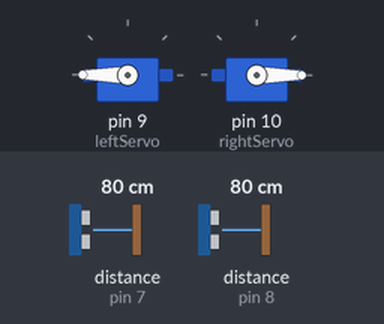
The sketch below on a simulated Arduino Uno, built with avr-gcc and run on an emulated ATmega328P. Parts: 2 × servo. Inputs (shaded band) come from the test bench; at power-on: distance to the obstacle (sensors on pin 7, pin 8) 80 cm. Random numbers use the default seed unless the sketch sets one; what the sketch prints to the serial monitor is not drawn.

Above: at 4.2 s.
4.3 s: distance to the obstacle (sensor on pin 7) set to 6 cm
At 4.57 s:
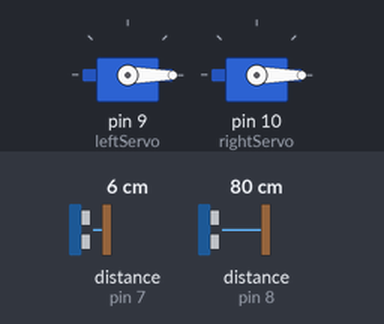
7.3 s: distance to the obstacle (sensor on pin 7) set to 3 cm
At 7.55 s:
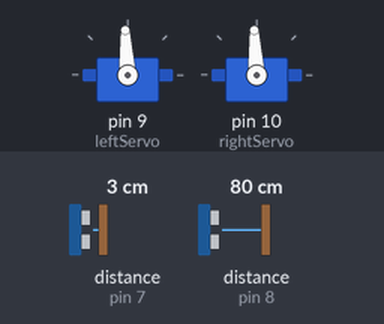
10.3 s: distance to the obstacle (sensor on pin 7) set to 120 cm
At 11.18 s:
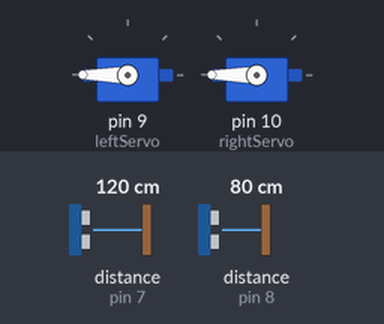
13.3 s: distance to the obstacle (sensor on pin 8) set to 2 cm
16.3 s: distance to the obstacle (sensor on pin 8) set to 299 cm
Timing chart, 0 to 20.3 s (numbered marks = the images above; inputs shaded):
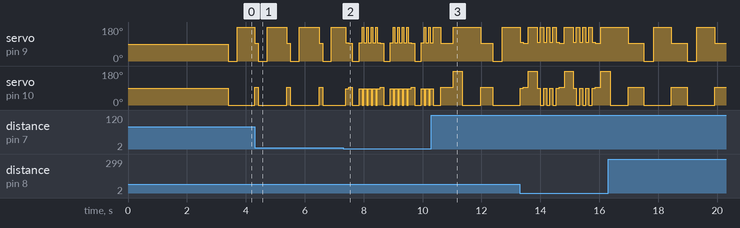

The sketch:

Pacbot.ino
```cpp
#include <MPU6050_tockn.h>
#include <MeOrion.h>
#include <Servo.h>
#include <Wire.h>
#include <string.h>

uint32_t offset = (.5) * 1000L;       // .5 sec

MPU6050 mpu6050(Wire);
/**
   Servo Motors
*/
Servo leftServo;
Servo rightServo;

/*
   Sensor values
*/

//PIN VALUES FOR SENSORS
int rightSensorPin = A1;
int leftSensorPin = A0;
int frontSensorPin = A2;

long randNumber;

MeUltrasonicSensor leftSensor(PORT_8);
MeUltrasonicSensor rightSensor(PORT_7);
MeUltrasonicSensor frontSensor(PORT_6);

double rightInput = 0;
double leftInput = 0;
double frontInput = 0;

/*
   RPI pin values
*/
int rightRPI = 4;
int leftRPI = 12;
int upRPI = 11;
int downRPI = 8;
int stopRPI = 3;

/*
    0 = up
    1 = down
    2 = left
    3 = right
*/
int directionState = -1;
int queueState = 0;

char currentPosition[8] = "inWalls";
char previousPosition[8] = "inWalls";

const char *robotStates[6] = {"turnfull", "turnright", "turnleft", "stop", "straight"};
char *currentState;
int counter = 0;

double gyroStartVal = 0.0;
//double gyroRightVal = -78.1;
double gyroRightVal = -39.1;
//double gyroLeftVal = 74.2;
double gyroLeftVal = 40.2;
double gyro180Val = -700.5;

boolean completedTurn = true;
boolean completed180 = true;

int servoStopValue = 93;
int leftFull = 180;
int rightFull = 0;

void setup() {
  Serial.begin(9600);
  Wire.begin();
  leftServo.attach(9);
  rightServo.attach(10);
  mpu6050.begin();

  //mpu6050.setGyroOffsets( -3.85, -.65, .33);
  //mpu6050.setGyroOffsets(128, 24, -10);
  mpu6050.calcGyroOffsets(true);


  pinMode(upRPI, INPUT_PULLUP);
  pinMode(rightRPI, INPUT_PULLUP);
  pinMode(leftRPI, INPUT_PULLUP);
  pinMode(downRPI, INPUT_PULLUP);
  pinMode(stopRPI, INPUT_PULLUP);

  randomSeed(analogRead(2));

}


void updatePosition() {
  if (seeWallRight() && seeWallLeft()) {
    if (strcmp(currentPosition, "inWalls") != 0 ) {
      strcpy(previousPosition, currentPosition);
      strcpy(currentPosition, "inWalls");
    }
  } else {
    if (strcmp(currentPosition, "opening") != 0) {

      strcpy(previousPosition, currentPosition);
      strcpy(currentPosition, "opening");
    }

  }
}


void adjustRight() {
  leftServo.write(97); //9 speed slow
  rightServo.write(87); //5 speed slow

}

void adjustTurnRight() {
  leftServo.write(180);
  rightServo.write(180);
  delay(180);
}

void adjustLeft() {
  leftServo.write(99); //5 speed slow
  rightServo.write(89); //9 speed slow
}

void adjustTurnLeft() {
  leftServo.write(0);
  rightServo.write(0);
  delay(180);
}

void adjustToCircumstance() {
  if (previousPosition == "opening") {
    for ( uint32_t tStart = millis();  (millis() - tStart) < offset;  ) {
      moveBackwards();
    }
    Serial.println("Adjusted Backward");
  } else {
    for ( uint32_t tStart = millis();  (millis() - tStart) < offset;  ) {
      moveStraight();
    }
    Serial.println("Adjusted Forward");
  }
}


void stopMotors() {
  leftServo.write(93);
  rightServo.write(93);
}

void turnAround180() {
  mpu6050.update();
  while (mpu6050.getAngleZ() > (gyro180Val + gyroStartVal)) {
    mpu6050.update();
    Serial.print(gyro180Val + gyroStartVal);
    Serial.print("  ");
    Serial.println(mpu6050.getAngleZ());

    if (wallCloseRight()) {
      Serial.println("Did not complete turn");
      adjustTurnLeft();
      adjustToCircumstance();
    } else {
      leftServo.write(180);
      rightServo.write(180);
    }
  }
  Serial.println("Turning Right Done");

  gyroStartVal = gyro180Val + gyroStartVal;
}


boolean wallCloseRight() {
  delay(50);
  return rightSensor.distanceCm() < 4.7 || (rightSensor.distanceCm() > 350);
}

boolean seeWallRight() {
  delay(50);
  Serial.print("rightsensor: ");
  Serial.print(rightSensor.distanceCm());
  Serial.print("          ");
  return rightSensor.distanceCm() < 14 || (rightSensor.distanceCm() > 350);
}

boolean wallCloseLeft() {
  delay(50);
  return leftSensor.distanceCm() < 4 || (leftSensor.distanceCm() > 350);
}

boolean seeWallLeft() {
  delay(50);
  Serial.print("leftsensor: ");
  Serial.print(leftSensor.distanceCm());
  Serial.print("          ");
  return leftSensor.distanceCm() < 12 || (leftSensor.distanceCm() > 350);

}

boolean wallCloseFront() {
  delay(50);
  Serial.print("frontsensor: ");
  Serial.print(frontSensor.distanceCm());
  Serial.print("          ");
  return (frontSensor.distanceCm() < 4.5) || (frontSensor.distanceCm() > 350) ;
}


void turnAround90CCW() {
  //  boolean wasInWalls = false;
  //  while (seeWallLeft() && seeWallRight()) {
  //    moveStraight();
  //    wasInWalls = true;
  //  }
  //  if (wasInWalls) {
  //    for ( int tStart = millis();  (millis() - tStart) < offset;  ) {
  //      moveStraight();
  //    }
  //  }
  updatePosition(); // not in walls
  mpu6050.update();
  while (mpu6050.getAngleZ() < (gyroLeftVal + gyroStartVal)) {
    mpu6050.update();
    if (wallCloseLeft()) {
      adjustRight();
      adjustToCircumstance();
    } else {
      leftServo.write(0);
      rightServo.write(0);
    }
  }
  gyroStartVal = gyroLeftVal + gyroStartVal;
  //delay(500);
}


void moveStraight() {
  //  if (wallCloseFront()) {
  //    stopMotors();
  //  }
  //  else {
  Serial.println("Moving Forwards");
  if (wallCloseRight()) {
    Serial.print("stop right");
    //delay(1000);
    adjustRight();
    delay(100);
  }
  else if (wallCloseLeft() ) {
    Serial.print("stop left");
    //delay(1000);


    adjustLeft();
    delay(100);
  }
  leftServo.write(180);
  rightServo.write(0);
  //}

}

void tester() {
  //Moving straight until it hits a intersection
  boolean wasInWalls = false;
  while (seeWallLeft() && seeWallRight()) {
    moveStraight();
    wasInWalls = true;
  }
  if (wasInWalls) {
    for ( int tStart = millis();  (millis() - tStart) < offset;  ) {
      moveStraight();
    }
  }
  stopMotors();
  //delay(500);
  //WHAT HAPPENS AT THE INTERSECTION **REMEMBER TO COMMENT OUT THE TURNS
  //Test moving straight
  //Test all the bad conditions where it will hit a wall and other stuff
  turnAround90CW();


}

void moveBackwards() {
  Serial.println("Moving Backwards");
  if (wallCloseRight()) {
    Serial.print("stop right");
    adjustRight();
    delay(100);
  }
  else if (wallCloseLeft() ) {
    Serial.print("stop left");
    adjustLeft();
    delay(100);
  }
  else {
    leftServo.write(0);
    rightServo.write(180);
  }
}

void turnAround90CW() {
  //  boolean wasInWalls = false;
  //  while (seeWallLeft() && seeWallRight()) {
  //    moveStraight();
  //    wasInWalls = true;
  //  }
  //  if (wasInWalls) {
  //    for ( int tStart = millis();  (millis() - tStart) < offset;  ) {
  //      moveStraight();
  //    }
  //  }
  updatePosition(); // not in walls
  mpu6050.update();
  while (mpu6050.getAngleZ() > (gyroRightVal + gyroStartVal)) {
    mpu6050.update();
    if (wallCloseRight()) {
      adjustTurnLeft();
      adjustToCircumstance();
    } else {
      leftServo.write(180);
      rightServo.write(180);
    }
  }

  gyroStartVal = gyroRightVal + gyroStartVal;
}


void backup() {
  //  //Moving straight until it hits a intersection
  //  boolean wasInWalls = false;
  //  while (seeWallLeft() && seeWallRight()) {
  //    moveStraight();
  //    wasInWalls = true;
  //  }
  //  if (wasInWalls) {
  //    //    for ( int tStart = millis();  (millis() - tStart) < offset;  ) {
  //    //      moveStraight();
  //    //    }
  //    int starttime = millis();
  //    int endtime = starttime;
  //    while ((endtime - starttime) <= 450) // do this loop for up to 1000mS
  //    {
  //      moveStraight();
  //      endtime = millis();
  //    }
  //    stopMotors();
  //  }
  // stopMotors();
  //delay(500);
  //WHAT HAPPENS AT THE INTERSECTION
  //
  if (!seeWallLeft() && seeWallRight()) {
    //turnAround90CCW();
    adjustTurnLeft();
    //      moveStraight();
    //      delay(700);
    int starttime = millis();
    int endtime = starttime;
    while ((endtime - starttime) <= 700) // do this loop for up to 1000mS
    {
      moveStraight();
      endtime = millis();
    }
    stopMotors();
  }
  else if (!seeWallRight() && seeWallLeft()) {
    //turnAround90CW();
    adjustTurnRight();
    //      moveStraight();
    //      delay(700);
    int starttime = millis();
    int endtime = starttime;
    while ((endtime - starttime) <= 700) // do this loop for up to 1000mS
    {
      moveStraight();
      endtime = millis();
    }
    stopMotors();
  }
  else if (!seeWallLeft() && !seeWallRight()) {
    randNumber = random(2);
    if (randNumber == 0) {
      //turnAround90CCW();
      adjustTurnLeft();
      //        moveStraight();
      //        delay(700);
      int starttime = millis();
      int endtime = starttime;
      while ((endtime - starttime) <= 700) // do this loop for up to 1000mS
      {
        moveStraight();
        endtime = millis();
      }
      stopMotors();
    }
    else {
      //turnAround90CW();
      adjustTurnRight();
      //        moveStraight();
      //        delay(700);
      int starttime = millis();
      int endtime = starttime;
      while ((endtime - starttime) <= 700) // do this loop for up to 1000mS
      {
        moveStraight();
        endtime = millis();
      }
      stopMotors();
    }
    // }
  } else {
    //Moving straight until it hits a intersection
    boolean wasInWalls = false;
    while (seeWallLeft() && seeWallRight()) {
      moveStraight();
      wasInWalls = true;
    }
    if (wasInWalls) {
      //    for ( int tStart = millis();  (millis() - tStart) < offset;  ) {
      //      moveStraight();
      //    }
      int starttime = millis();
      int endtime = starttime;
      while ((endtime - starttime) <= 450) // do this loop for up to 1000mS
      {
        moveStraight();
        endtime = millis();
      }
      stopMotors();
    }
    //  stopMotors();
  }
  //  else {
  //    if (!seeWallRight()) {
  //      //turnAround90CW();
  //      adjustTurnRight();
  //      //        moveStraight();
  //      //        delay(700);
  //            int starttime = millis();
  //      int endtime = starttime;
  //      while ((endtime - starttime) <= 700) // do this loop for up to 1000mS
  //      {
  //        moveStraight();
  //        endtime = millis();
  //      }
  //    } else {
  //      //turnAround90CCW();
  //      adjustTurnLeft();
  //      //        moveStraight();
  //      //        delay(700);
  //      int starttime = millis();
  //      int endtime = starttime;
  //      while ((endtime - starttime) <= 700) // do this loop for up to 1000mS
  //      {
  //        moveStraight();
  //        endtime = millis();
  //      }
  //    }
  //  }

}

void getSensorValues() {
  seeWallLeft();
  seeWallRight();
  wallCloseFront();
  Serial.println("");
}

void loop() {
  //PIzeroOperations();
  backup();
  //PIzeroOperationsTwo();
  //turnAround90CW();
  //getSensorValues();
}
```

Measured:
- the behaviour switches between 5 and 4 cm on distance to the obstacle (sensor on pin 7) (found by bisection; images 1 and 2)
- by itself, servo on pin 10 (rightServo): repeats every 1.5 s: 93° 0.53 s, 0° 0.94 s
